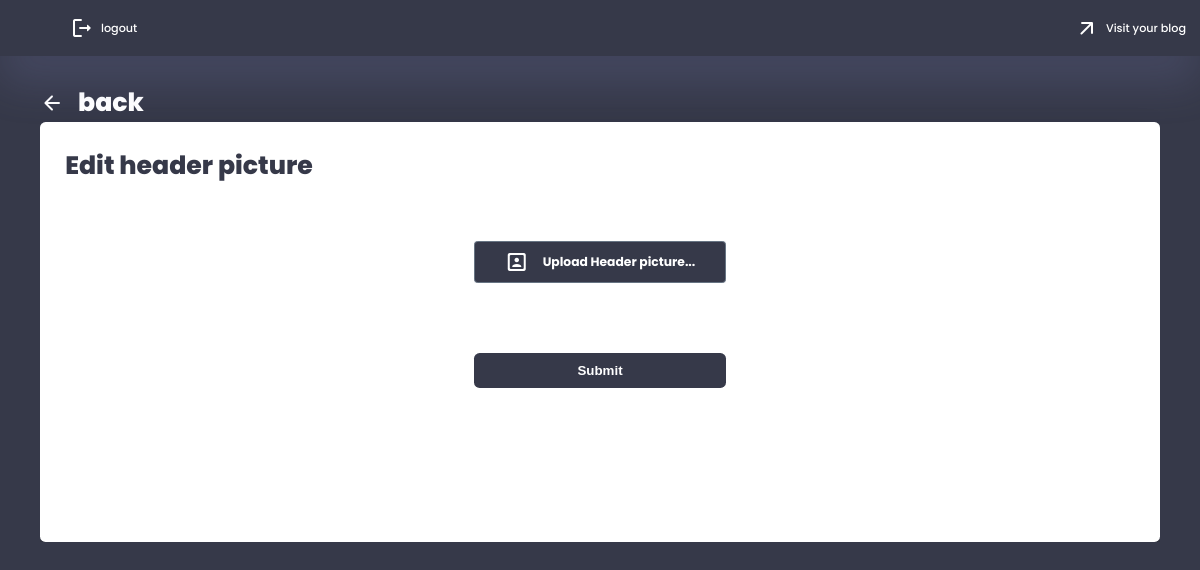
Page /auth/edit_header_picture (signed in) on the earlier database version.
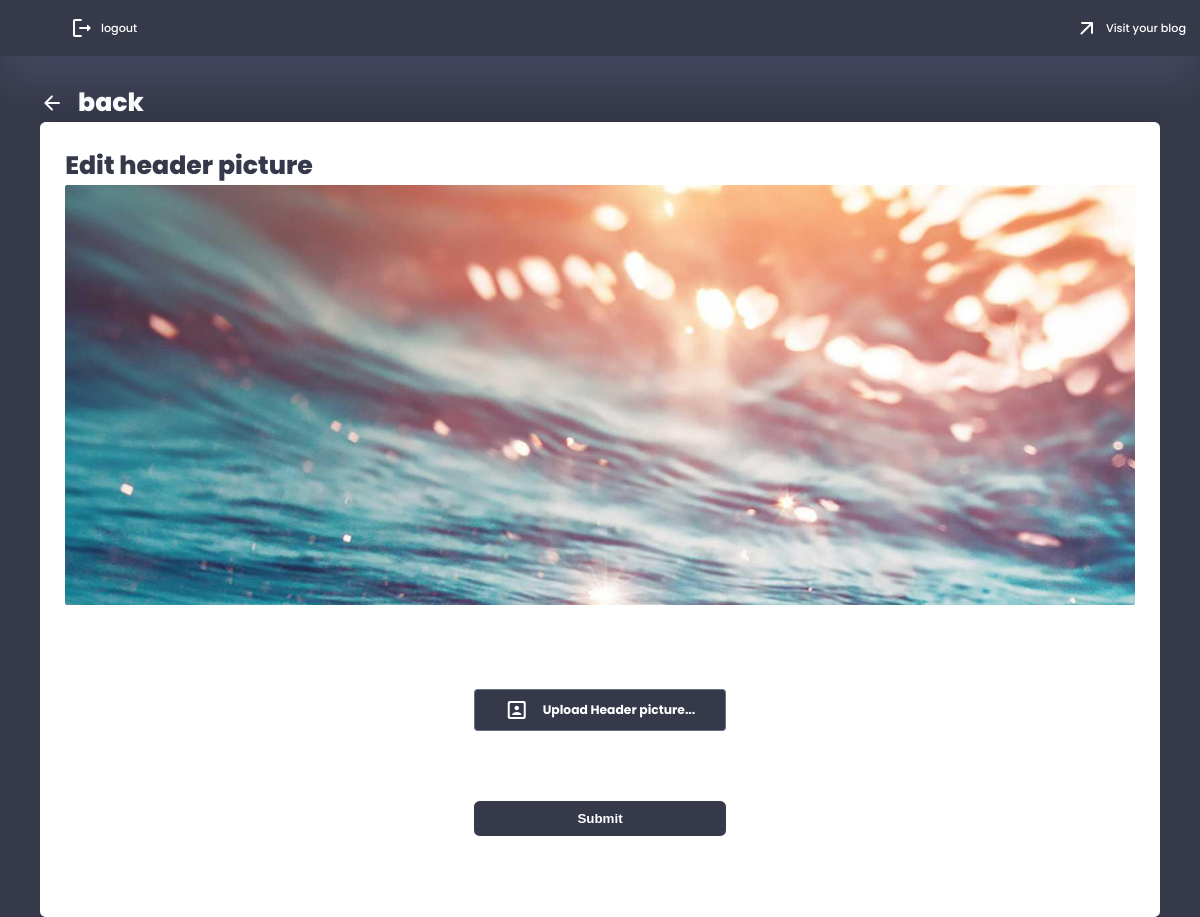
Same page on the later database version.
### app/models/blog.py (models this page shows, shortened)
class Blog(db.Model, UserMixin):
    __tablename__ = 'blog'
    id = db.Column(db.Integer, primary_key=True)
    email = db.Column(db.String(120), unique=True, nullable=False)
    password = db.Column(db.String(80), nullable=False)
    subdomain = db.Column(db.String(100), unique=True, nullable=False)
    blog_title = db.Column(db.String(40), nullable=True)
    blog_subtitle = db.Column(db.String(100), nullable=True)
    blog_about = db.Column(db.Text, nullable=True)
    author = db.Column(db.String(100), nullable=True)
    author_bio = db.Column(db.Text, nullable=True)
    profile_pic = db.Column(db.String(20), nullable=True)
    header_pic = db.Column(db.String(20), nullable=True)
    created_at = db.Column(db.DateTime, nullable=False, default=datetime.utcnow)
    impressions = db.Column(db.Integer, default=0)
    is_block = db.Column(db.Boolean, default=False)
    posts = relationship('Post', back_populates='blog')
    comments = db.relationship('Comment', back_populates='blog')

### app/routes/auth_routes.py (the view)
@auth_routes.route('/edit_header_picture', methods=['GET', 'POST'])
@login_required
def edit_header_picture():
    blog = Blog.query.filter_by(id=current_user.id).first()
    form = HeaderPicForm(obj=blog)
    if form.validate_on_submit():
        if form.header_pic.data:
            blog.header_pic = save_header_picture(form.header_pic.data)
        db.session.commit()
        print(f'Header Pic changed/Form was valid; {form.header_pic.data}')
        return redirect(url_for('auth.admin_dashboard'))
    return render_template('auth/edit_header_picture.html', current_user=current_user, form=form, blog=blog)

### app/forms/auth_forms.py
class HeaderPicForm(FlaskForm):
    header_pic = FileField('Post Picture', validators=[
        FileAllowed(['jpg', 'jpeg', 'png', 'webp', 'gif'])], render_kw={'class': ''})
    submit = SubmitField('Submit')

### app/__init__.py (called while the page is built)
@login_manager.user_loader
def load_user(blog_id):
    return Blog.query.get(int(blog_id))

### app/routes/auth_routes.py (called while the page is built)
@auth_routes.before_request
def before_request():
    g.csrf_token = generate_csrf()  # from flask import g

### app/templates/auth/edit_header_picture.html (shortened to what this page needs)
{% extends 'admin_base.html' %}
{% block admin %}
<a class="dashboard_title" href="{{ url_for('auth.setting') }}">
    <span class="material-icons-round">arrow_back</span>
    <h1>back</h1>
</a>
<div class="admin_panel">
    <h1>Edit header picture</h1>
    <div class="edit_profile">
        {% if blog.header_pic %}
                <img class="header_pic" src="{{url_for('static', filename='images/header_pictures/' + blog.header_pic)}}">
        {% endif %}
        <form method="POST" enctype="multipart/form-data">
            <div class="custom-input">
                <label for="registerFile" class="custom-image-label"><span
                        class="material-icons-round">portrait</span>Upload Header picture...</label>
            </div>
            {{ form.submit(class="form_btn") }}
        </form>
    </div>
</div>
{% endblock %}

Differences in the rows shown:
now on this page (row edited): Blog: header_pic (picture)
